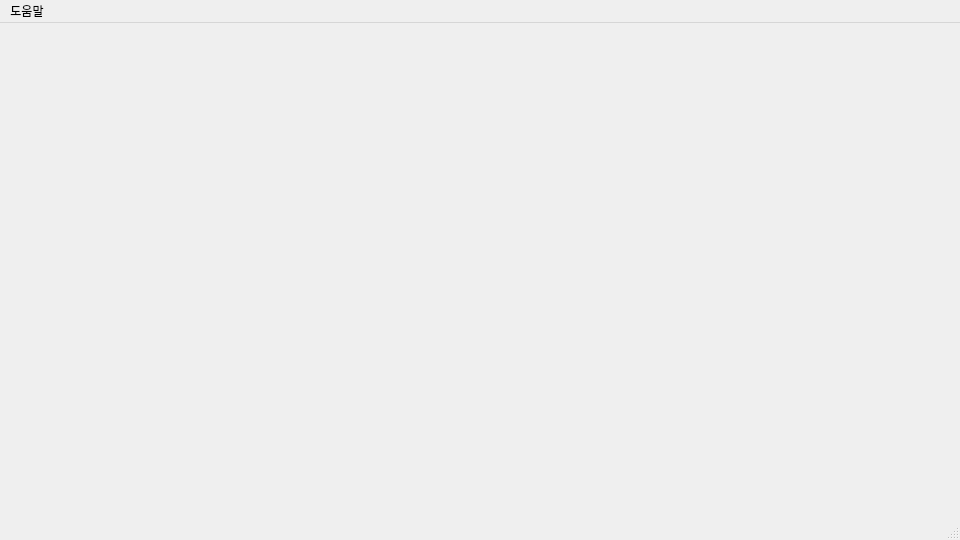
<?xml version="1.0" encoding="UTF-8"?>
<ui version="4.0">
 <class>MainWindow</class>
 <widget class="QMainWindow" name="MainWindow">
  <property name="geometry">
   <rect>
    <x>0</x>
    <y>0</y>
    <width>960</width>
    <height>540</height>
   </rect>
  </property>
  <property name="windowTitle">
   <string>MainWindow</string>
  </property>
  <widget class="QWidget" name="centralwidget"/>
  <widget class="QMenuBar" name="menubar">
   <property name="geometry">
    <rect>
     <x>0</x>
     <y>0</y>
     <width>960</width>
     <height>26</height>
    </rect>
   </property>
   <widget class="QMenu" name="menu">
    <property name="title">
     <string>도움말</string>
    </property>
    <addaction name="actionAbout"/>
   </widget>
   <addaction name="menu"/>
  </widget>
  <widget class="QStatusBar" name="statusbar"/>
  <action name="actionAbout">
   <property name="text">
    <string>About</string>
   </property>
  </action>
 </widget>
 <resources/>
 <connections/>
</ui>
